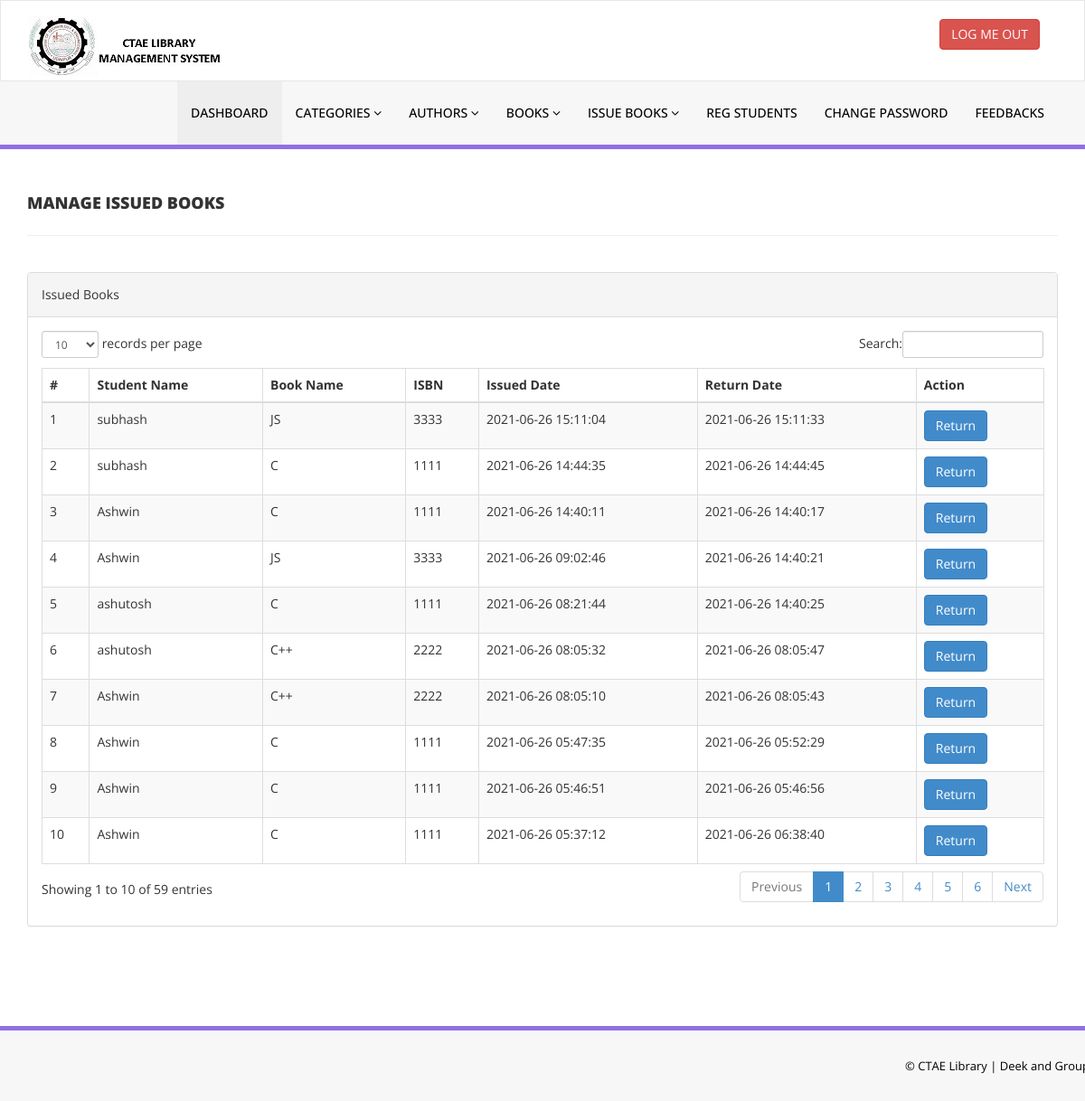
Screenshot of /admin/manage-issued-books.php (signed in) with the database file from the repository.
### tables this page shows
CREATE TABLE `tblissuedbookdetails` (
  `id` int(11) NOT NULL,
  `BookId` int(11) DEFAULT NULL,
  `StudentID` varchar(150) DEFAULT NULL,
  `IssuesDate` timestamp NULL DEFAULT current_timestamp(),
  `ReturnDate` timestamp NOT NULL DEFAULT (current_timestamp() + interval '15' day) ON UPDATE current_timestamp(),
  `RetrunStatus` int(1) DEFAULT NULL,
  `fine` int(11) DEFAULT NULL,
  `EstimatedFine` varchar(50) NOT NULL DEFAULT '0'
);

CREATE TABLE `tblstudents` (
  `id` int(11) NOT NULL,
  `StudentId` varchar(100) DEFAULT NULL,
  `FullName` varchar(120) DEFAULT NULL,
  `EnrollmentId` varchar(12) DEFAULT NULL,
  `EmailId` varchar(120) DEFAULT NULL,
  `MobileNumber` char(11) DEFAULT NULL,
  `Password` varchar(120) DEFAULT NULL,
  `Status` int(1) DEFAULT NULL,
  `RegDate` timestamp NULL DEFAULT current_timestamp(),
  `UpdationDate` timestamp NULL DEFAULT NULL ON UPDATE current_timestamp(),
  `TotalIssued` int(2) NOT NULL DEFAULT 0
);

CREATE TABLE `tblbooks` (
  `id` int(11) NOT NULL,
  `BookName` varchar(255) DEFAULT NULL,
  `CatId` int(11) DEFAULT NULL,
  `AuthorId` int(11) DEFAULT NULL,
  `ISBNNumber` int(11) DEFAULT NULL,
  `BookPrice` int(11) DEFAULT NULL,
  `BookCopies` varchar(10) NOT NULL,
  `PublisherName` varchar(60) NOT NULL,
  `Available` varchar(10) NOT NULL,
  `RegDate` timestamp NULL DEFAULT current_timestamp(),
  `UpdationDate` timestamp NULL DEFAULT NULL ON UPDATE current_timestamp()
);

### admin/manage-issued-books.php (the view, shortened to what this page needs)
<?php
include('includes/config.php');
if(strlen($_SESSION['alogin'])==0)
    {
header('location:index.php');
}
else{
    ?>
<!DOCTYPE html>
<html xmlns="http://www.w3.org/1999/xhtml">
<head>
    <link href="assets/css/bootstrap.css" rel="stylesheet" />
    <link href="assets/css/font-awesome.css" rel="stylesheet" />
    <link href="assets/js/dataTables/dataTables.bootstrap.css" rel="stylesheet" />
    <link href="assets/css/style.css" rel="stylesheet" />
</head>
<body>
<?php include('includes/header.php');?>
    <div class="content-wrapper">
         <div class="container">
        <div class="row pad-botm">
            <div class="col-md-12">
                <h4 class="header-line">Manage Issued Books</h4>
    </div>
     <div class="row">
</div>
        </div>
            <div class="row">
                <div class="col-md-12">
                    <div class="panel panel-default">
                        <div class="panel-heading">
                          Issued Books
                        </div>
                        <div class="panel-body">
                            <div class="table-responsive">
                                <table class="table table-striped table-bordered table-hover" id="dataTables-example">
                                    <thead>
                                        <tr>
                                            <th>#</th>
                                            <th>Student Name</th>
                                            <th>Book Name</th>
                                            <th>ISBN </th>
                                            <th>Issued Date</th>
                                            <th>Return Date</th>
                                            <th>Action</th>
                                        </tr>
                                    </thead>
                                    <tbody>
<?php $sql = "SELECT tblstudents.FullName,tblbooks.BookName,tblbooks.ISBNNumber,tblissuedbookdetails.IssuesDate,tblissuedbookdetails.ReturnDate,tblissuedbookdetails.id as rid from  tblissuedbookdetails join tblstudents on tblstudents.StudentId=tblissuedbookdetails.StudentId join tblbooks on tblbooks.id=tblissuedbookdetails.BookId order by tblissuedbookdetails.id desc";
$query = $dbh -> prepare($sql);
$query->execute();
$results=$query->fetchAll(PDO::FETCH_OBJ);
$cnt=1;
if($query->rowCount() > 0)
{
foreach($results as $result)
{               ?>
                                        <tr class="odd gradeX">
                                            <td class="center"><?php echo htmlentities($cnt);?></td>
                                            <td class="center"><?php echo htmlentities($result->FullName);?></td>
                                            <td class="center"><?php echo htmlentities($result->BookName);?></td>
                                            <td class="center"><?php echo htmlentities($result->ISBNNumber);?></td>
                                            <td class="center"><?php echo htmlentities($result->IssuesDate);?></td>
                                            <td class="center"><?php if($result->ReturnDate=="")
                                            {
                                                echo htmlentities("Not Returned Yet");
                                            } else {
                                            echo htmlentities($result->ReturnDate);
}
                                            ?></td>
                                            <td class="center">
                                            <a href="update-issue-bookdeails.php?rid=<?php echo htmlentities($result->rid);?>"><button class="btn btn-primary"> Return</button>
                                            </td>
                                        </tr>
 <?php $cnt=$cnt+1;}} ?>
                                    </tbody>
                                </table>
                            </div>
                        </div>
                    </div>
                </div>
            </div>
    </div>
    </div>
  <?php include('includes/footer.php');?>
</body>
</html>
<?php } ?>

### admin/assets/css/style.css (style rules this page uses)
.content-wrapper { margin-top: 40px; min-height:800px; padding-bottom:90px; }
.header-line { font-weight:900; padding-bottom:25px; border-bottom:1px solid #eeeeee; text-transform:uppercase; }
.pad-botm { padding-bottom:30px; }

### rows the page displays
tblissuedbookdetails: tblstudents.FullName "subhash", BookId.BookName "JS", BookId.ISBNNumber "3333", IssuesDate "2021-06-26 15:11:04", ReturnDate "2021-06-26 15:11:33"
tblissuedbookdetails: tblstudents.FullName "subhash", BookId.BookName "C", BookId.ISBNNumber "1111", IssuesDate "2021-06-26 14:44:35", ReturnDate "2021-06-26 14:44:45"
tblissuedbookdetails: tblstudents.FullName "Ashwin", BookId.BookName "C", BookId.ISBNNumber "1111", IssuesDate "2021-06-26 14:40:11", ReturnDate "2021-06-26 14:40:17"
tblissuedbookdetails: tblstudents.FullName "Ashwin", BookId.BookName "JS", BookId.ISBNNumber "3333", IssuesDate "2021-06-26 09:02:46", ReturnDate "2021-06-26 14:40:21"
tblissuedbookdetails: tblstudents.FullName "ashutosh", BookId.BookName "C", BookId.ISBNNumber "1111", IssuesDate "2021-06-26 08:21:44", ReturnDate "2021-06-26 14:40:25"
tblissuedbookdetails: tblstudents.FullName "ashutosh", BookId.BookName "C++", BookId.ISBNNumber "2222", IssuesDate "2021-06-26 08:05:32", ReturnDate "2021-06-26 08:05:47"
tblissuedbookdetails: tblstudents.FullName "Ashwin", BookId.BookName "C++", BookId.ISBNNumber "2222", IssuesDate "2021-06-26 08:05:10", ReturnDate "2021-06-26 08:05:43"
tblissuedbookdetails: tblstudents.FullName "Ashwin", BookId.BookName "C", BookId.ISBNNumber "1111", IssuesDate "2021-06-26 05:47:35", ReturnDate "2021-06-26 05:52:29"
tblissuedbookdetails: tblstudents.FullName "Ashwin", BookId.BookName "C", BookId.ISBNNumber "1111", IssuesDate "2021-06-26 05:46:51", ReturnDate "2021-06-26 05:46:56"
tblissuedbookdetails: tblstudents.FullName "Ashwin", BookId.BookName "C", BookId.ISBNNumber "1111", IssuesDate "2021-06-26 05:37:12", ReturnDate "2021-06-26 06:38:40"
